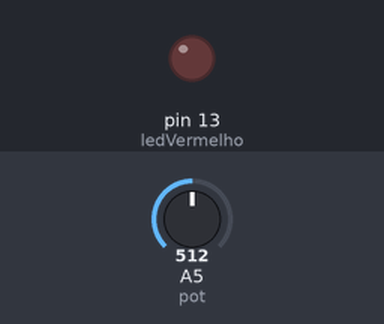
Recording of a sketch running on a simulated Arduino Uno, built with avr-gcc and run on an emulated ATmega328P. Shown: output pins drawn as LEDs (lit = HIGH). Inputs (shaded band) come from the test bench; at power-on: A5 (pot) = 512.

Above: at 1.2 s.
1.3 s: A5 (pot) set to 528
At 1.6 s:
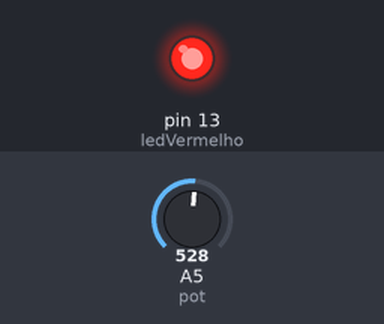
2.8 s: A5 (pot) set to 511
At 4.0 s:
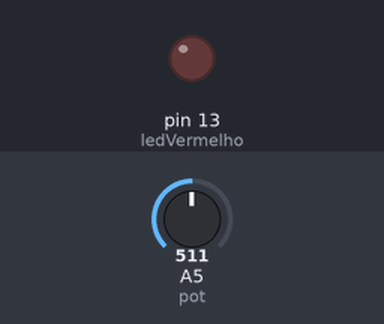
4.3 s: A5 (pot) set to 716
At 5.2 s:
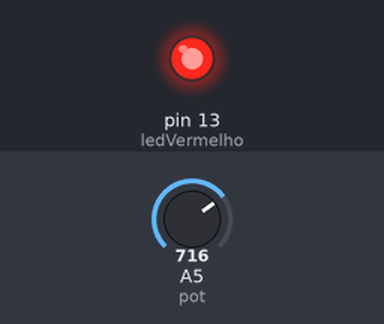
Timing chart, 0 to 7.3 s (numbered marks = the images above; inputs shaded):
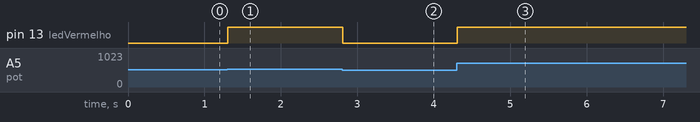

The sketch:

lab_6.ino
```cpp
int ledVermelho = 13;
int pot=A5;

void setup (){
	pinMode(ledVermelho, OUTPUT);
  	pinMode(pot, INPUT);
}

void loop(){
  int valorPot= analogRead(pot);
  int  brilho = map(valorPot,0,1023,0,255);

  analogWrite(ledVermelho, brilho);

  delay(10);

}
```

Measured:
- the behaviour switches between 513 and 514 on A5 (pot) (found by bisection; images 0 and 1)
- after the input at 1.3 s, pin 13 (ledVermelho): LOW → HIGH at once
- after the input at 2.8 s, pin 13 (ledVermelho): HIGH → LOW at once
- after the input at 4.3 s, pin 13 (ledVermelho): LOW → HIGH at once
